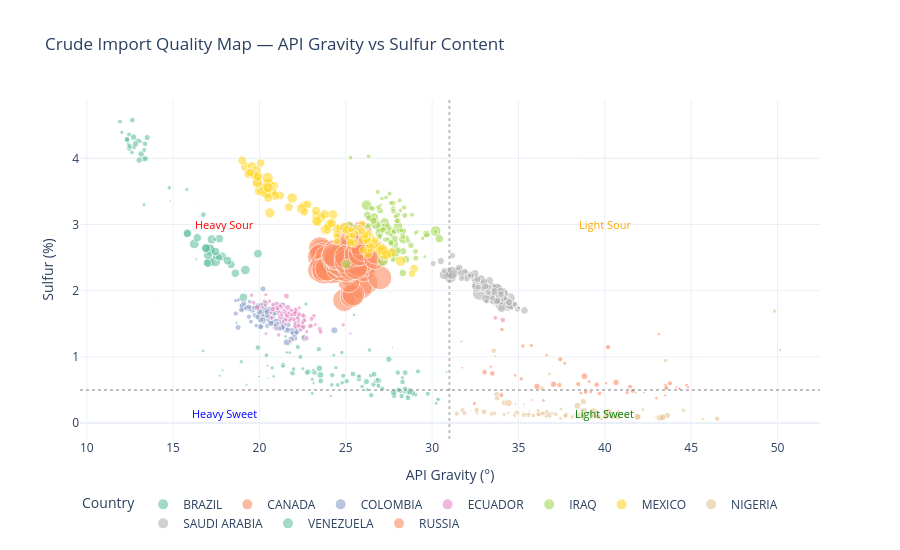

The cell this chart's notebook holds for it:
### Markdown cell above
---

 ## 4. Crude Quality Landscape — API Gravity vs Sulfur Scatter



 Every import cargo plotted by its quality characteristics.

 Size = volume, color = source country. This reveals the quality

 "neighborhoods" that different suppliers occupy.

### Code cell
# Aggregate to country-month level for cleaner scatter
quality = (
    cli[cli['CNTRY_NAME'].isin(top_countries)]
    .groupby(['RPT_PERIOD', 'CNTRY_NAME'])
    .agg({'APIGRAVITY': 'mean', 'SULFUR': 'mean', 'QUANTITY': 'sum'})
    .reset_index()
)

fig = px.scatter(
    quality, x='APIGRAVITY', y='SULFUR', color='CNTRY_NAME',
    size='QUANTITY', size_max=18, opacity=0.6,
    title='Crude Import Quality Map — API Gravity vs Sulfur Content',
    labels={'APIGRAVITY': 'API Gravity (°)', 'SULFUR': 'Sulfur (%)',
            'CNTRY_NAME': 'Country', 'QUANTITY': 'Volume (mb)'},
    template='plotly_white',
    color_discrete_sequence=px.colors.qualitative.Set2
)

# Add quality quadrant labels
fig.add_vline(x=31, line_dash='dot', line_color='gray', opacity=0.5)
fig.add_hline(y=0.5, line_dash='dot', line_color='gray', opacity=0.5)
fig.add_annotation(x=40, y=0.15, text='Light Sweet', showarrow=False,
                   font=dict(size=11, color='green'))
fig.add_annotation(x=18, y=3.0, text='Heavy Sour', showarrow=False,
                   font=dict(size=11, color='red'))
fig.add_annotation(x=40, y=3.0, text='Light Sour', showarrow=False,
                   font=dict(size=11, color='orange'))
fig.add_annotation(x=18, y=0.15, text='Heavy Sweet', showarrow=False,
                   font=dict(size=11, color='blue'))

fig.update_layout(height=550, legend=dict(orientation='h', y=-0.15))
fig.show()
